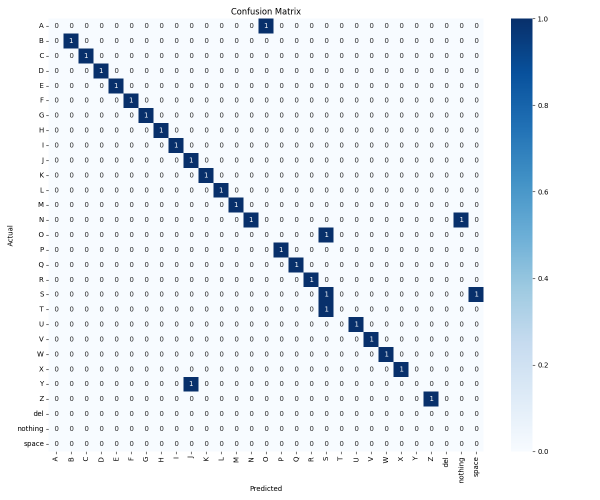
#> input picture KNNconfusion_matrix.png, 1200 x 1000 px (shown at 1/2 size)
$ python -i feature_extractor.py   (imports and definitions only)   (older library calls are emulated)
#> lines starting #> are read from the running program, lines starting #| are printed output that depends on the picture
# from_scratch_model/feature_extractor.py

import cv2
import numpy as np

def extract_hog(img, cell_size=(8, 8), block_size=(2, 2), bins=9):
    gx = cv2.Sobel(img, cv2.CV_32F, 1, 0)
    gy = cv2.Sobel(img, cv2.CV_32F, 0, 1)
    magnitude, angle = cv2.cartToPolar(gx, gy, angleInDegrees=True)
    angle = angle % 180

    h, w = img.shape
    cx, cy = cell_size
    bx, by = block_size

    n_cells_x = w // cx
    n_cells_y = h // cy

    hist = np.zeros((n_cells_y, n_cells_x, bins))

    for y in range(n_cells_y):
        for x in range(n_cells_x):
            cell_mag = magnitude[y*cy:(y+1)*cy, x*cx:(x+1)*cx]
            cell_ang = angle[y*cy:(y+1)*cy, x*cx:(x+1)*cx]
            hist_cell, _ = np.histogram(cell_ang, bins=bins, range=(0,180), weights=cell_mag)
            hist[y, x] = hist_cell

    return hist.ravel()

def extract_lbp(img, P=8, R=1):
    h, w = img.shape
    lbp = np.zeros((h, w), dtype=np.uint8)

    for i in range(R, h - R):
        for j in range(R, w - R):
            center = img[i, j]
            binary = ''
            for p in range(P):
                theta = 2 * np.pi * p / P
                x = i + int(round(R * np.sin(theta)))
                y = j + int(round(R * np.cos(theta)))
                binary += '1' if img[x, y] > center else '0'
            lbp[i, j] = int(binary, 2)
    hist, _ = np.histogram(lbp.ravel(), bins=256, range=(0, 256), density=True)
    return hist

def extract_color_histogram(img, bins=8):
    hsv = cv2.cvtColor(img, cv2.COLOR_BGR2HSV)
    hist = cv2.calcHist([hsv], [0,1,2], None, [bins]*3, [0,180,0,256,0,256]).flatten()
    return hist / np.sum(hist)

def extract_features(image):
    image = cv2.resize(image, (64, 64))
    gray = cv2.cvtColor(image, cv2.COLOR_BGR2GRAY)
    hog_feat = extract_hog(gray)
    lbp_feat = extract_lbp(gray)
    color_feat = extract_color_histogram(image)
    return np.concatenate([hog_feat, lbp_feat, color_feat])

>>> import cv2
>>> picture = cv2.imread('KNNconfusion_matrix.png')
#> picture is the input picture: shape (1000, 1200, 3); mean B, G, R 245.3, 240.4, 235.7
>>> result = extract_features(picture)
#> in extract_features, `gray = cv2.cvtColor(image, cv2.COLOR_BGR2GRAY)`:
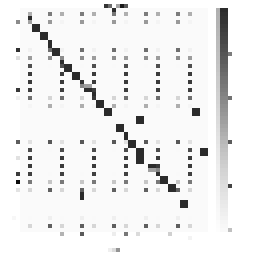
#> gray: shape (64, 64) (shown 4 times larger); min 12, max 255, mean 238.9
#> in extract_hog, `gx = cv2.Sobel(img, cv2.CV_32F, 1, 0)`:
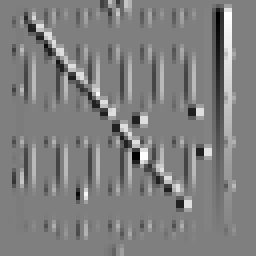
#> gx: shape (64, 64) float32 (shown 4 times larger); min -833, max 833, mean 0; drawn with min black and max white
#> in extract_hog, `gy = cv2.Sobel(img, cv2.CV_32F, 0, 1)`:
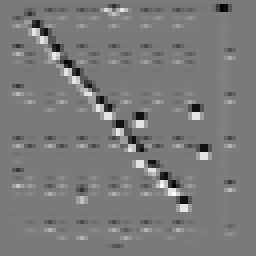
#> gy: shape (64, 64) float32 (shown 4 times larger); min -723, max 775, mean 0.7; drawn with min black and max white
#> in extract_hog, `magnitude, angle = cv2.cartToPolar(gx, gy, angleInDegrees=True)`:
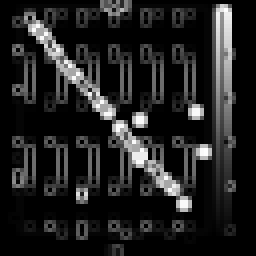
#> magnitude: shape (64, 64) float32 (shown 4 times larger); min 0, max 892.5, mean 116.2; drawn with min black and max white
#> in extract_hog, `magnitude, angle = cv2.cartToPolar(gx, gy, angleInDegrees=True)`:
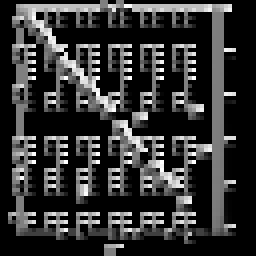
#> angle: shape (64, 64) float32 (shown 4 times larger); min 0, max 359.9, mean 73.6; drawn with min black and max white
#> in extract_hog, `angle = angle % 180`:
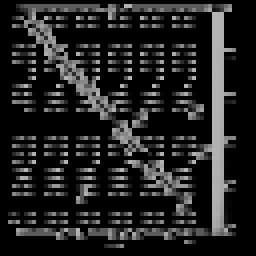
#> angle: shape (64, 64) float32 (shown 4 times larger); min 0, max 179.9, mean 35.2
#> in extract_features, `hog_feat = extract_hog(gray)`: hog_feat = 576 values, max 11570.3 at index 134, min 0 at index 5, mean 826.2
#> after the loop in extract_lbp, `for i in range(R, h - R):`:
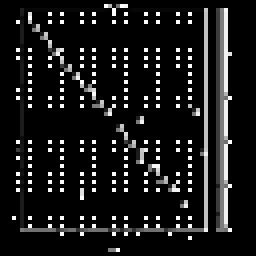
#> lbp: shape (64, 64) (shown 4 times larger); min 0, max 255, mean 25.9
#> in extract_lbp, `hist, _ = np.histogram(lbp.ravel(), bins=256, range=(0, 256), density=..`: hist = 256 values, max 0.836 at index 0, min 0 at index 2, mean 0.00391
#> in extract_features, `lbp_feat = extract_lbp(gray)`: lbp_feat has the same summary as hist in extract_lbp
#> in extract_color_histogram, `hsv = cv2.cvtColor(img, cv2.COLOR_BGR2HSV)`: hsv: shape (64, 64, 3); mean H, S, V 71.8, 13.9, 245
#> in extract_color_histogram, `hist = cv2.calcHist([hsv], [0,1,2], None, [bins]*3, [0,180,0,256,0,256..`: hist = 512 values, max 2451 at index 263, min 0 at index 8, mean 8
#> in extract_features, `color_feat = extract_color_histogram(image)`: color_feat = 512 values, max 0.598 at index 263, min 0 at index 8, mean 0.00195
#> result = 1344 values, max 11570.3 at index 134, min 0 at index 5, mean 354.1

$ run again, on SVMconfusion_matrix.png
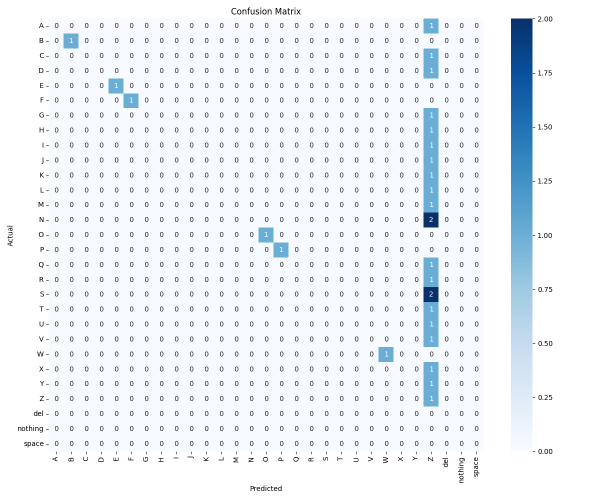
#> input picture SVMconfusion_matrix.png, 1200 x 1000 px (shown at 1/2 size)
#> picture is the input picture: shape (1000, 1200, 3); mean B, G, R 247.2, 242.9, 237.7
#> in extract_hog, `angle = angle % 180`:
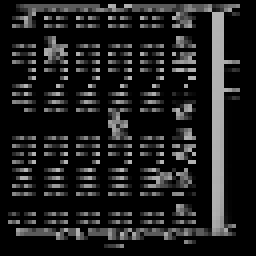
#> angle: shape (64, 64) float32 (shown 4 times larger); min 0, max 179.9, mean 31.3
#> hog_feat = 576 values, max 11570.3 at index 134, min 0 at index 5, mean 650.5
#> after the loop in extract_lbp, `for i in range(R, h - R):`:
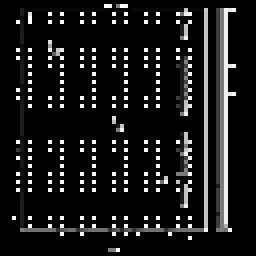
#> lbp: shape (64, 64) (shown 4 times larger); min 0, max 255, mean 25.5
#> in extract_lbp, `hist, _ = np.histogram(lbp.ravel(), bins=256, range=(0, 256), density=..`: hist = 256 values, max 0.834 at index 0, min 0 at index 5, mean 0.00391
#> lbp_feat has the same summary as hist in extract_lbp
#> hsv: shape (64, 64, 3); mean H, S, V 71.6, 12, 247
#> in extract_color_histogram, `hist = cv2.calcHist([hsv], [0,1,2], None, [bins]*3, [0,180,0,256,0,256..`: hist = 512 values, max 2447 at index 263, min 0 at index 8, mean 8
#> color_feat = 512 values, max 0.597 at index 263, min 0 at index 8, mean 0.00195
#> result = 1344 values, max 11570.3 at index 134, min 0 at index 5, mean 278.8
